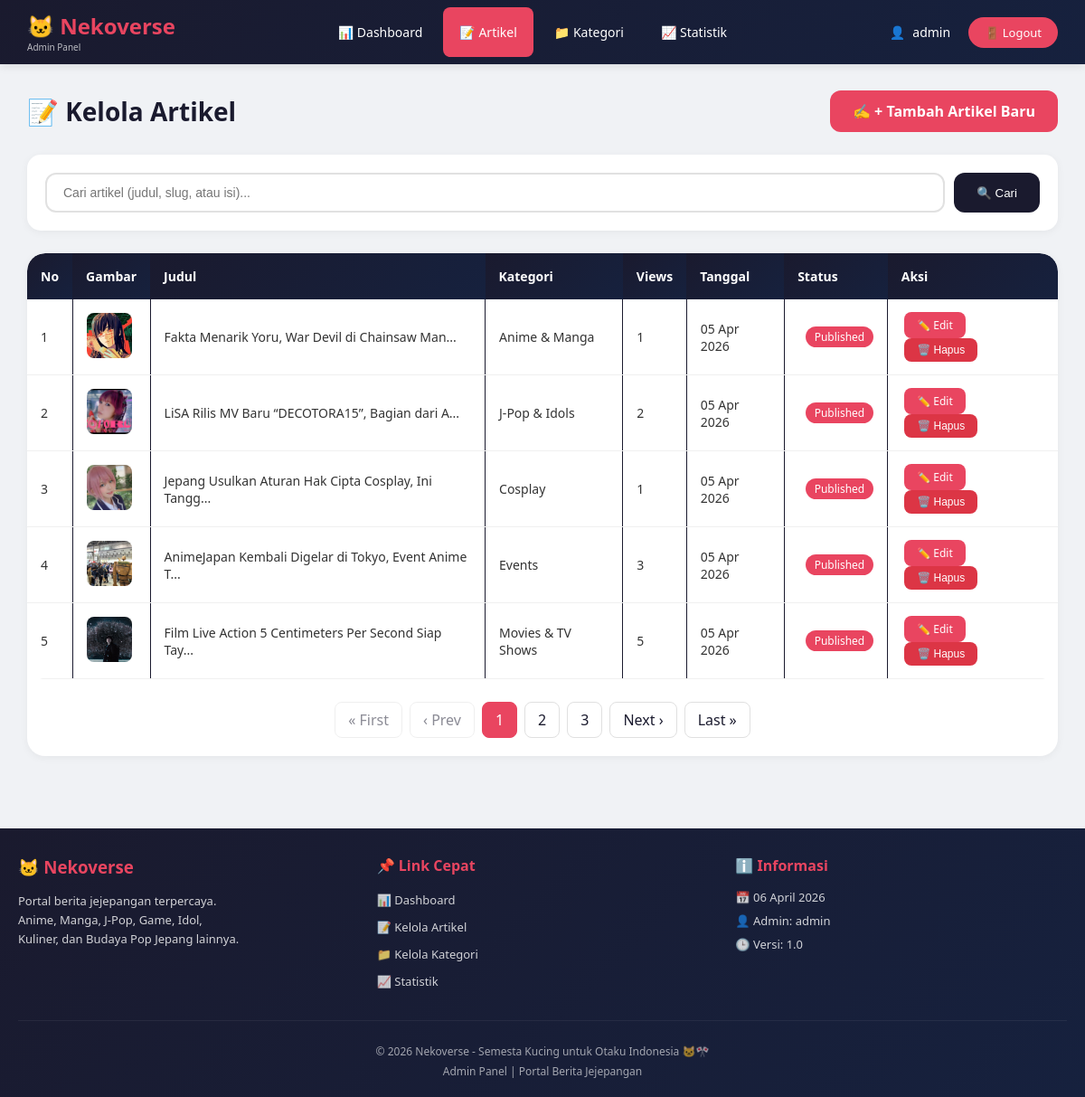
The app's page /Nekoverse/admin/artikel.php (signed in) with its own data.
### tables this page shows
CREATE TABLE `artikel` (
  `id` int(11) NOT NULL,
  `judul` varchar(200) NOT NULL,
  `slug` varchar(200) NOT NULL,
  `isi` text NOT NULL,
  `excerpt` varchar(300) DEFAULT NULL,
  `gambar` varchar(255) DEFAULT NULL,
  `id_kategori` int(11) DEFAULT NULL,
  `id_penulis` int(11) DEFAULT NULL,
  `tgl_publish` datetime DEFAULT current_timestamp(),
  `views` int(11) DEFAULT 0,
  `is_trending` tinyint(1) DEFAULT 0,
  `status` enum('draft','published') DEFAULT 'published'
);

CREATE TABLE `kategori` (
  `id` int(11) NOT NULL,
  `nama_kategori` varchar(50) NOT NULL,
  `slug` varchar(50) NOT NULL,
  `created_at` datetime DEFAULT current_timestamp()
);

### Nekoverse/config/database.php (called while the page is built, shortened)
<?php
$host = 'localhost';
$user = 'root';
$pass = '';
$dbname = 'nekoverse_v2';
$conn = mysqli_connect($host, $user, $pass, $dbname);
mysqli_set_charset($conn, "utf8");
function query($sql) {
    global $conn;
    $result = mysqli_query($conn, $sql);
    return $result;
}
function fetch($result) {
    return mysqli_fetch_assoc($result);
}
?>

### Nekoverse/admin/artikel.php (the view, shortened to what this page needs)
<?php
include '../config/database.php';
$limit = 5;
$page = isset($_GET['page']) ? (int)$_GET['page'] : 1;
$offset = ($page - 1) * $limit;
$search = isset($_GET['search']) ? mysqli_real_escape_string($conn, $_GET['search']) : '';
if($search) {
    $count_query = "SELECT COUNT(*) as total FROM artikel WHERE judul LIKE '%$search%' OR slug LIKE '%$search%' OR isi LIKE '%$search%'";
} else {
    $count_query = "SELECT COUNT(*) as total FROM artikel";
}
$count_result = mysqli_query($conn, $count_query);
$total_data = mysqli_fetch_assoc($count_result)['total'];
$total_pages = ceil($total_data / $limit);
if($search) {
    $query = "SELECT a.*, k.nama_kategori
              FROM artikel a
              LEFT JOIN kategori k ON a.id_kategori = k.id
              WHERE a.judul LIKE '%$search%'
                 OR a.slug LIKE '%$search%'
                 OR a.isi LIKE '%$search%'
              ORDER BY a.tgl_publish DESC
              LIMIT $limit OFFSET $offset";
} else {
    $query = "SELECT a.*, k.nama_kategori
              FROM artikel a
              LEFT JOIN kategori k ON a.id_kategori = k.id
              ORDER BY a.tgl_publish DESC
              LIMIT $limit OFFSET $offset";
}
$result = query($query);
include 'header.php';
?>
<div class="page-header">
    <h1>📝 Kelola Artikel</h1>
    <a href="tambah_artikel.php" class="btn-tambah">✍️ + Tambah Artikel Baru</a>
</div>
<div class="search-box">
    <form method="GET" class="search-form">
        <input type="text" name="search" placeholder="Cari artikel (judul, slug, atau isi)..." value="<?= htmlspecialchars($search) ?>">
        <button type="submit">🔍 Cari</button>
    </form>
</div>
<div class="table-container">
    <?php if(mysqli_num_rows($result) > 0): ?>
    <table>
        <thead>
            <tr>
                <th>No</th>
                <th>Gambar</th>
                <th>Judul</th>
                <th>Kategori</th>
                <th>Views</th>
                <th>Tanggal</th>
                <th>Status</th>
                <th>Aksi</th>
            </tr>
        </thead>
        <tbody>
            <?php $no = $offset + 1; while($row = fetch($result)): ?>
            <tr>
                <td><?= $no++ ?></td>
                <td>
                    <?php if($row['gambar'] && file_exists('uploads/' . $row['gambar'])): ?>
                        <img src="uploads/<?= $row['gambar'] ?>" class="gambar-preview" alt="Gambar">
                    <?php else: ?>
                        <div class="no-image">📷</div>
                    <?php endif; ?>
                </td>
                <td>
                    <?= htmlspecialchars(substr($row['judul'], 0, 50)) ?>...
                </td>
                <td><?= $row['nama_kategori'] ?? 'Tanpa Kategori' ?></td>
                <td><?= number_format($row['views']) ?></td>
                <td><?= date('d M Y', strtotime($row['tgl_publish'])) ?></td>
                <td>
                    <?php if($row['status'] == 'published'): ?>
                        <span class="trending-badge">Published</span>
                    <?php else: ?>
                        <span class="draft-badge">Draft</span>
                    <?php endif; ?>
                </td>
                <td class="action-links">
                    <a href="edit_artikel.php?id=<?= $row['id'] ?>" class="btn-edit">✏️ Edit</a>
                    <button type="button" class="btn-delete" onclick="confirmDelete(<?= $row['id'] ?>, '<?= addslashes($row['judul']) ?>')">🗑️ Hapus</button>
                </td>
            </tr>
            <?php endwhile; ?>
        </tbody>
    </table>
    <div class="pagination">
        <a href="?page=1<?= $search ? '&search='.$search : '' ?>" class="<?= $page <= 1 ? 'disabled' : '' ?>">« First</a>
        <a href="?page=<?= $page-1 ?><?= $search ? '&search='.$search : '' ?>" class="<?= $page <= 1 ? 'disabled' : '' ?>">‹ Prev</a>
        <?php for($i = 1; $i <= $total_pages; $i++): ?>
            <a href="?page=<?= $i ?><?= $search ? '&search='.$search : '' ?>" class="<?= $i == $page ? 'active' : '' ?>"><?= $i ?></a>
        <?php endfor; ?>
        <a href="?page=<?= $page+1 ?><?= $search ? '&search='.$search : '' ?>" class="<?= $page >= $total_pages ? 'disabled' : '' ?>">Next ›</a>
        <a href="?page=<?= $total_pages ?><?= $search ? '&search='.$search : '' ?>" class="<?= $page >= $total_pages ? 'disabled' : '' ?>">Last »</a>
    </div>
    <?php endif; ?>
</div>
<?php include 'footer.php'; ?>

### Nekoverse/admin/header.php (style rules this page uses)
* { margin: 0; padding: 0; box-sizing: border-box; }
body { font-family: 'Segoe UI', Tahoma, Geneva, Verdana, sans-serif; background: #f0f2f5; }

### Nekoverse/admin/artikel.php (style rules this page uses)
.page-header { display: flex; justify-content: space-between; align-items: center; flex-wrap: wrap; margin-bottom: 25px; }
.page-header h1 { font-size: 28px; color: #1a1a2e; }
.btn-tambah { background: #e94560; color: white; padding: 12px 25px; border-radius: 12px; text-decoration: none; font-weight: bold; transition: all 0.3s; display: inline-flex; align-items: center; gap: 8px; }
.table-container { background: white; border-radius: 20px; padding: 0; box-shadow: 0 2px 10px rgba(0,0,0,0.05); overflow-x: auto; }
table { width: 100%; border-collapse: collapse; border-radius: 20px; overflow: hidden; }
th { background: linear-gradient(135deg, #1a1a2e 0%, #16213e 100%); color: white; font-weight: 600; font-size: 14px; padding: 16px 15px; text-align: left; }
td { padding: 14px 15px; text-align: left; border-bottom: 1px solid #f0f0f0; color: #333; font-size: 14px; border-right: 1.5px solid #1a1a2e; }
th:last-child, td:last-child { border-right: none; }
tr { transition: all 0.2s ease; }
.gambar-preview { width: 50px; height: 50px; object-fit: cover; border-radius: 8px; }
.trending-badge { background: #e94560; color: white; padding: 3px 10px; border-radius: 20px; font-size: 12px; display: inline-block; margin-left: 8px; }
.action-links a, .action-links button { text-decoration: none; padding: 6px 14px; border-radius: 8px; margin: 0 3px; font-size: 12px; display: inline-block; cursor: pointer; border: none; transition: all 0.3s; font-weight: 500; }
.btn-edit { background: #e94560; color: white; }
.btn-delete { background: #dc3545; color: white; }
.pagination { display: flex; justify-content: center; gap: 8px; margin-top: 25px; margin-bottom: 20px; flex-wrap: wrap; }
.pagination a, .pagination span { padding: 8px 14px; border-radius: 8px; text-decoration: none; color: #1a1a2e; background: white; border: 1px solid #e0e0e0; transition: 0.2s; }
.pagination .active { background: #e94560; color: white; border-color: #e94560; }
.pagination .disabled { opacity: 0.5; pointer-events: none; }
.search-box { background: white; padding: 20px; border-radius: 15px; margin-bottom: 25px; box-shadow: 0 2px 10px rgba(0,0,0,0.05); }
.search-form { display: flex; gap: 10px; flex-wrap: wrap; }
.search-form input { flex: 1; padding: 12px 18px; border: 2px solid #e1e1e1; border-radius: 12px; font-size: 14px; }
.search-form button { padding: 12px 25px; background: #1a1a2e; color: white; border: none; border-radius: 12px; cursor: pointer; transition: all 0.3s; }

### records on screen
artikel: gambar (picture), judul "Fakta Menarik Yoru, War Devil di Chainsaw Man", id_kategori.nama_kategori "Anime & Manga", views "1", tgl_publish "05 Apr 2026", status "Published"
artikel: gambar (picture), judul "LiSA Rilis MV Baru “DECOTORA15”, Bagian dari A", id_kategori.nama_kategori "J-Pop & Idols", views "2", tgl_publish "05 Apr 2026", status "Published"
artikel: gambar (picture), judul "Jepang Usulkan Aturan Hak Cipta Cosplay, Ini Tangg", id_kategori.nama_kategori "Cosplay", views "1", tgl_publish "05 Apr 2026", status "Published"
artikel: gambar (picture), judul "AnimeJapan Kembali Digelar di Tokyo, Event Anime T", id_kategori.nama_kategori "Events", views "3", tgl_publish "05 Apr 2026", status "Published"
artikel: gambar (picture), judul "Film Live Action 5 Centimeters Per Second Siap Tay", id_kategori.nama_kategori "Movies & TV Shows", views "5", tgl_publish "05 Apr 2026", status "Published"

### other values on screen
$_SESSION['admin_username'] "admin"
